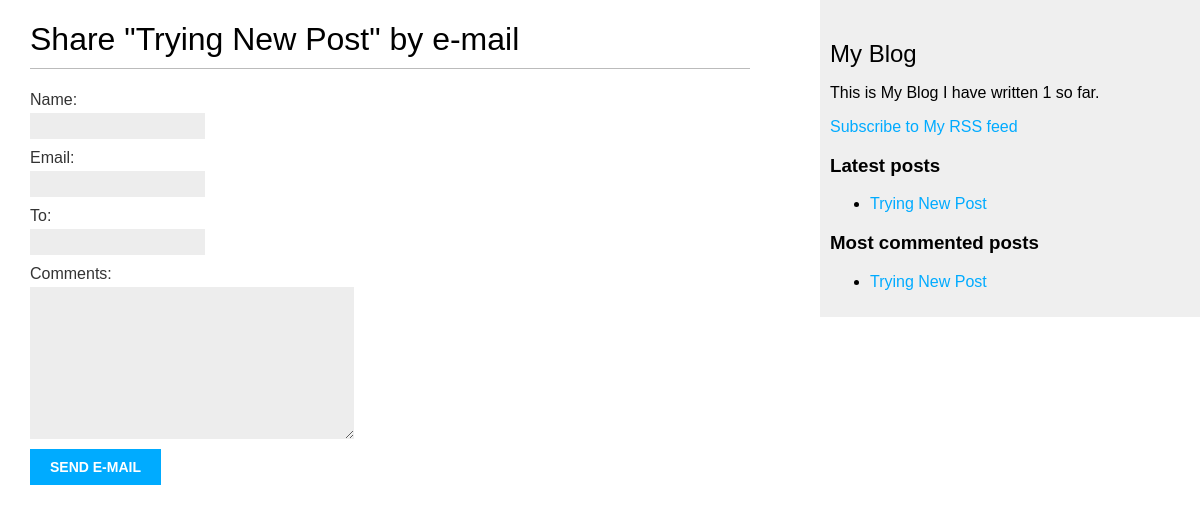
Before: /djblog/2/share/ with the older database file.
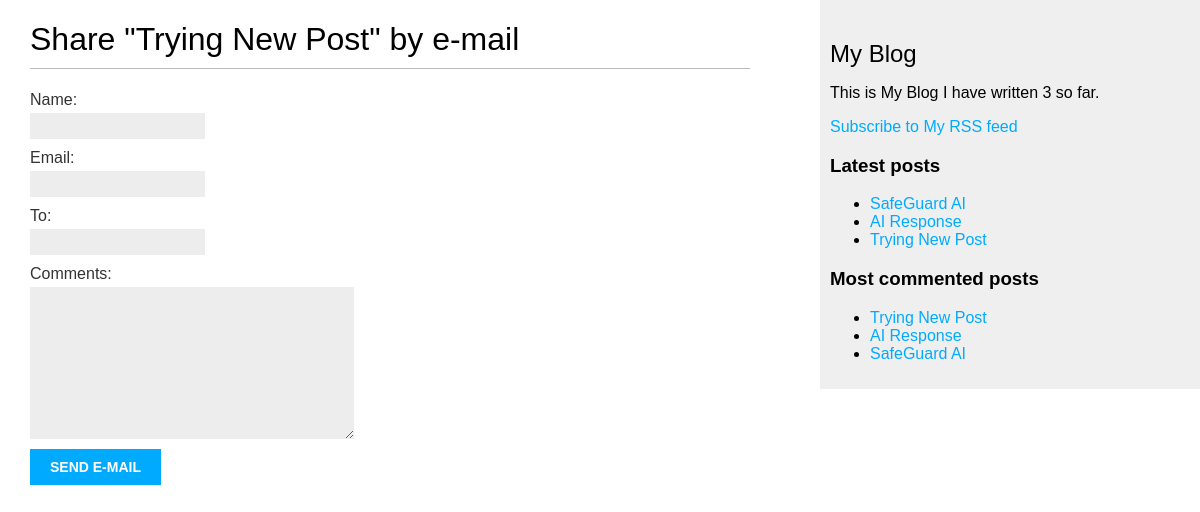
After: the same page with the newer database file.
### djblog/models.py (models this page shows, shortened)
class Post(models.Model):
    class Status(models.TextChoices):
        DRAFT = 'DF', 'Draft'
        PUBLISHED = 'PB', 'Published'
    title = models.CharField(max_length=250)
    slug = models.SlugField(
        max_length=250,
        unique_for_date = 'publish'
        )
    author = models.ForeignKey(
        settings.AUTH_USER_MODEL,
        on_delete=models.CASCADE ,
        related_name="djblog_posts"
    )
    body = models.TextField()
    publish = models.DateTimeField(default=timezone.now)
    created = models.DateTimeField(auto_now_add=True)
    updated = models.DateTimeField(auto_now=True)
    status = models.CharField(
        max_length=2,
        choices=Status.choices,
        default=Status.PUBLISHED
    )
    objects = models.Manager() #default
    published = PublishedManager() # custom manager
    class Meta:
        ordering = ['-publish']
        indexes = [
            models.Index(fields=['-publish'])
        ]
    def get_absolute_url(self):
        return reverse(
            'djblog:post_detail',
            args = [
                self.publish.year,
                self.publish.month,
                self.publish.day,
                self.slug
            ]
        )
    tags = TaggableManager()

### djblog/views.py (the view)
def post_share(request, post_id):
    post = get_object_or_404(
    Post,
    id=post_id,
    status=Post.Status.PUBLISHED
    )
    sent = False
    if request.method == 'POST':
        form = EmailPostForm(request.POST)
        if form.is_valid():
            cd = form.cleaned_data
            post_url = request.build_absolute_uri(
            post.get_absolute_url()
            )
            subject = (
            f"{cd['name']} ({cd['email']}) "
            f"recommends you read {post.title}"
            )
            message = (
            f"Read {post.title} at {post_url}\n\n"
            f"{cd['name']}\'s comments: {cd['comments']}"
            )
            try:
                send_mail(
                subject=subject,
                message=message,
                from_email=None,
                recipient_list=[cd['to']]
                )
            except BadHeaderError:
                return HttpResponse('Invalid header found.')
            except Exception as e:
                return HttpResponse(f'Error sending email: {str(e)}')
            sent = True
    else:
        form = EmailPostForm()
    return render(
    request,
    'post/share.html',
    {
    'post': post,
    'form': form,
    'sent': sent
    }
    )

### djblog/forms.py
class EmailPostForm(forms.Form):
    name = forms.CharField(max_length=25)
    email = forms.EmailField()
    to = forms.EmailField()
    comments = forms.CharField(
    required=False,
    widget=forms.Textarea
    )

### djblog/models.py (called while the page is built)
    def get_queryset(self):
        return (
            super().get_queryset().filter(status = Post.Status.PUBLISHED)
        )

### djblog/templatetags/blog_tags.py (called while the page is built)
@register.simple_tag
def total_posts():
    return Post.published.count()

@register.inclusion_tag('post/latest_posts.html')
def show_latest_posts(count = 5):
    latest_posts = Post.published.order_by('-publish')[:count]
    return {
        'latest_posts': latest_posts
    }

@register.simple_tag
def get_most_commented_posts(count = 5):
    return Post.published.annotate(
        total_comments = Count('comments')
    ).order_by('-total_comments')[:count]

### djblog/templates/post/share.html (shortened to what this page needs)
{% extends "djblog/base.html" %}
{% block content %}
{% if sent %}
<h1>Email Successful sent.</h1>
<p>
    "{{ post.title }}" was Successfully sent to {{ form.cleaned_data.to }}
</p>
{% else %}
<h1>Share "{{ post.title }}" by e-mail</h1>
<form method="post">
    {{ form.as_p }}
    <input type="submit" value="Send e-mail">
</form>
{% endif %}
{% endblock %}

### djblog/templates/djblog/base.html (shortened to what this page needs)
{% load blog_tags %}
{% load static %}
<!DOCTYPE html>
<html lang="en">
<head>
    <link href="{% static 'css/djblog.css' %}" rel="stylesheet">
</head>
<body>
    <div id="content">
        {% block content %}
        {% endblock %}
    </div>
    <div id="sidebar">
        <h2>My Blog</h2>
        <p>
            This is My Blog
            I have written {% total_posts %} so far.
        </p>
        <p>
            <a href="{% url 'djblog:post_feed' %}">
            Subscribe to My RSS feed
            </a>
        </p>
        <h3>Latest posts</h3>
        {% show_latest_posts 3 %}
        <h3>Most commented posts</h3>
        {% get_most_commented_posts as most_commented_posts %}
        <ul>
            {% for post in most_commented_posts %}
            <li>
                <a href="{{ post.get_absolute_url }}">{{ post.title }}</a>
            </li>
            {% endfor %}
        </ul>
    </div>
</body>
</html>

### djblog/templates/post/latest_posts.html
<ul>
    {% for post in latest_posts %}
    <li>
        <a href="{{ post.get_absolute_url }}">{{ post.title }}</a>
    </li>
    {% endfor %}
</ul>

Changed rows visible on the page:
added Post: title "SafeGuard AI"
added Post: title "AI Response"
Other visible differences:
text no longer shown: "1"
text now shown: "3"
